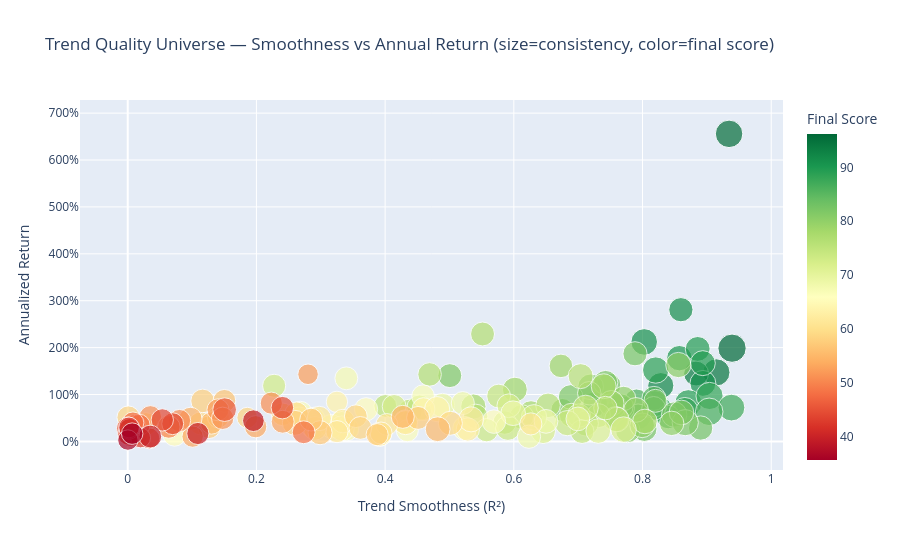

Source (notebook cell):
### Markdown cell above
## 5. Smoothness vs Annual Return scatter

### Code cell
plot_df = screener.head(200).reset_index().rename(columns={'index': 'symbol'})

fig = px.scatter(
    plot_df,
    x='smoothness', y='ann_ret',
    color='final_score',
    size='consistency',
    hover_name='symbol',
    hover_data={'smoothness': ':.3f', 'ann_ret': ':.1%', 'max_dd': ':.1%', 'trend_score': ':.1f', 'quality_score': ':.1f'},
    color_continuous_scale='RdYlGn',
    labels={
        'smoothness': 'Trend Smoothness (R²)',
        'ann_ret': 'Annualized Return',
        'final_score': 'Final Score',
        'consistency': 'Consistency',
    },
    title='Trend Quality Universe — Smoothness vs Annual Return (size=consistency, color=final score)'
)
fig.update_traces(marker=dict(opacity=0.7))
fig.update_yaxes(tickformat='.0%')
fig.update_layout(height=550)
fig.show()

### Figure 1 — Plotly figure (JSON) as saved in the notebook; plotly's stock layout.template omitted (floating-point values rounded to 4 significant figures; data arrays with more than 128 entries replaced by an {"elided": "..."} marker saying what was removed)
{"data": [{"customdata": {"elided": "178x3 float values"}, "hovertemplate": "<b>%{hovertext}</b><br><br>Trend Smoothness (R²)=%{x:.3f}<br>Annualized Return=%{y:.1%}<br>Consistency=%{marker.size}<br>max_dd=%{customdata[0]:.1%}<br>trend_score=%{customdata[1]:.1f}<br>quality_score=%{customdata[2]:.1f}<br>Final Score=%{marker.color}<extra></extra>", "hovertext": {"elided": "178 str values"}, "legendgroup": "", "marker": {"color": {"elided": "178 float values"}, "coloraxis": "coloraxis", "opacity": 0.7, "size": {"elided": "178 float values"}, "sizemode": "area", "sizeref": 0.002123, "symbol": "circle"}, "mode": "markers", "name": "", "orientation": "v", "showlegend": false, "type": "scatter", "x": {"elided": "178 float values"}, "xaxis": "x", "y": {"elided": "178 float values"}, "yaxis": "y"}], "layout": {"coloraxis": {"colorbar": {"title": {"text": "Final Score"}}, "colorscale": [[0, "rgb(165,0,38)"], [0.1, "rgb(215,48,39)"], [0.2, "rgb(244,109,67)"], [0.3, "rgb(253,174,97)"], [0.4, "rgb(254,224,139)"], [0.5, "rgb(255,255,191)"], [0.6, "rgb(217,239,139)"], [0.7, "rgb(166,217,106)"], [0.8, "rgb(102,189,99)"], [0.9, "rgb(26,152,80)"], [1, "rgb(0,104,55)"]]}, "height": 550, "legend": {"itemsizing": "constant", "tracegroupgap": 0}, "title": {"text": "Trend Quality Universe — Smoothness vs Annual Return (size=consistency, color=final score)"}, "xaxis": {"anchor": "y", "domain": [0, 1], "title": {"text": "Trend Smoothness (R²)"}}, "yaxis": {"anchor": "x", "domain": [0, 1], "tickformat": ".0%", "title": {"text": "Annualized Return"}}}}
